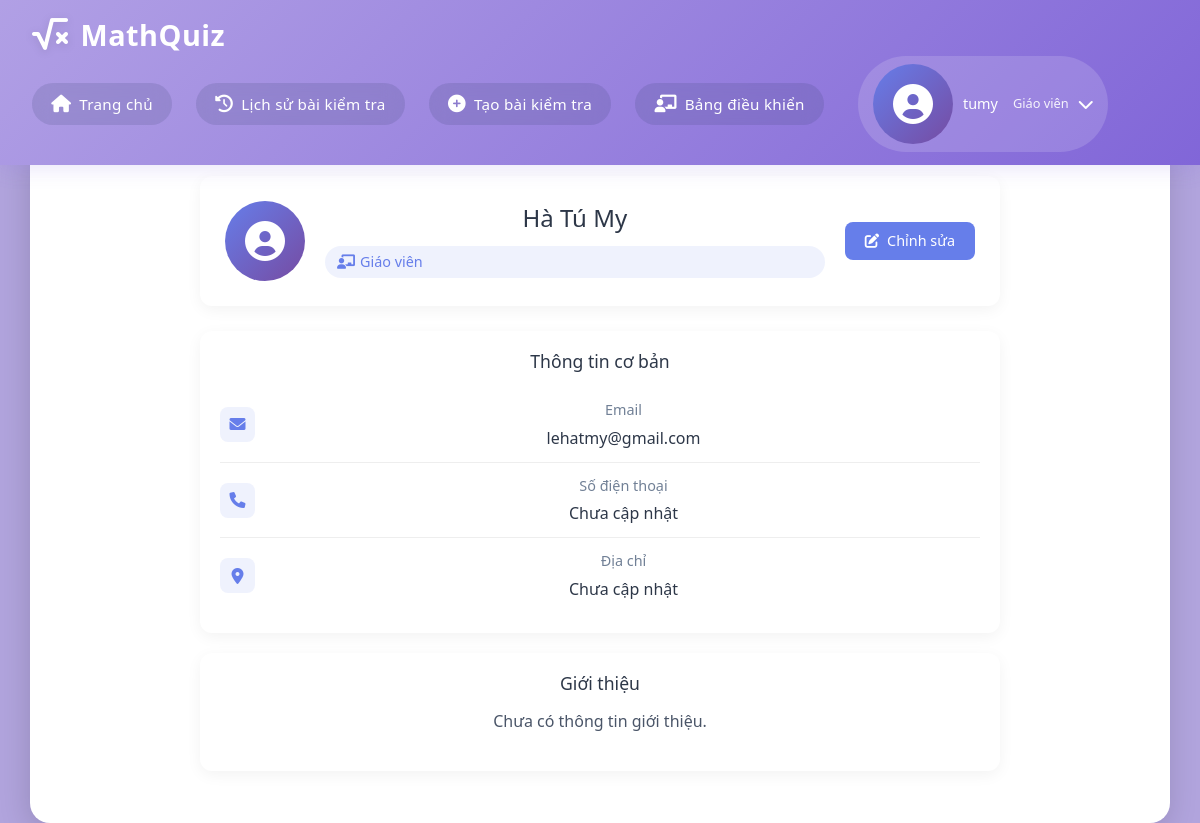
The page /profile (signed in) on the database its author committed.
### app.py (models this page shows)
class User(db.Model):
    id = db.Column(db.Integer , primary_key=True)
    email = db.Column(db.String(120), unique=True, nullable=False)
    username = db.Column(db.String(80), unique=True, nullable=False)
    password = db.Column(db.String(120), nullable=False)
    role = db.Column(db.String(20), nullable=False)  # 'teacher' or 'student'

class UserProfile(db.Model):
    id = db.Column(db.Integer, primary_key=True)
    user_id = db.Column(db.Integer, db.ForeignKey('user.id'), nullable=False)
    full_name = db.Column(db.String(100))
    phone = db.Column(db.String(20))
    address = db.Column(db.String(200))
    bio = db.Column(db.Text)
    avatar = db.Column(db.String(200))
    created_at = db.Column(db.DateTime, default=datetime.utcnow)
    user = db.relationship('User', backref='profile', lazy=True)

### app.py (the view)
@app.route('/profile')
def profile():
    if 'user_id' not in session:
        return redirect(url_for('login'))
    user = User.query.get(session['user_id'])
    user_profile = UserProfile.query.filter_by(user_id=user.id).first()
    if not user_profile:
        user_profile = UserProfile(user_id=user.id)
        db.session.add(user_profile)
        db.session.commit()
    return render_template('profile.html', user=user, profile=user_profile)

### templates/profile.html (shortened to what this page needs)
{% extends "base.html" %}
{% block content %}
<div class="profile-container">
    <div class="profile-header">
        <div class="profile-avatar">
            <i class="fas fa-user-circle"></i>
        </div>
        <div class="profile-info">
            <h1>{{ profile.full_name or user.username }}</h1>
            <span class="role-badge">
                {% if user.role == 'teacher' %}
                    <i class="fas fa-chalkboard-teacher"></i> Giáo viên
                {% else %}
                    <i class="fas fa-user-graduate"></i> Học sinh
                {% endif %}
            </span>
        </div>
        <a href="{{ url_for('edit_profile') }}" class="edit-btn">
            <i class="fas fa-edit"></i> Chỉnh sửa
        </a>
    </div>
    <div class="profile-content">
        <div class="info-card">
            <h2>Thông tin cơ bản</h2>
            <div class="info-item">
                <i class="fas fa-envelope"></i>
                <div class="info-detail">
                    <label>Email</label>
                    <span>{{ user.email }}</span>
                </div>
            </div>
            <div class="info-item">
                <i class="fas fa-phone"></i>
                <div class="info-detail">
                    <label>Số điện thoại</label>
                    <span>{{ profile.phone or 'Chưa cập nhật' }}</span>
                </div>
            </div>
            <div class="info-item">
                <i class="fas fa-map-marker-alt"></i>
                <div class="info-detail">
                    <label>Địa chỉ</label>
                    <span>{{ profile.address or 'Chưa cập nhật' }}</span>
                </div>
            </div>
        </div>
        <div class="info-card">
            <h2>Giới thiệu</h2>
            <p class="bio">{{ profile.bio or 'Chưa có thông tin giới thiệu.' }}</p>
        </div>
    </div>
</div>
{% endblock %}

### templates/base.html (shortened to what this page needs)
<!DOCTYPE html>
<html lang="vi">
<head>
    <link rel="stylesheet" href="{{ url_for('static', filename='css/style.css') }}">
    <link rel="stylesheet" href="https://cdnjs.cloudflare.com/ajax/libs/font-awesome/6.0.0-beta3/css/all.min.css">
    <link href="https://cdn.jsdelivr.net/npm/bootstrap-icons/font/bootstrap-icons.css" rel="stylesheet">
    <link rel="stylesheet" href="https://cdn.jsdelivr.net/npm/bootstrap@5.1.3/dist/css/bootstrap.min.css">
</head>
<body>
    <nav class="navbar">
        <div class="logo">
            <i class="fas fa-square-root-alt"></i>
            MathQuiz
        </div>
        <div class="nav-links">
            <a href="{{ url_for('home') }}">
                <i class="fas fa-home"></i>
                Trang chủ
            </a>
            {% if 'user_id' in session %}
                <a href="{{ url_for('history') }}">
                    <i class="fas fa-history"></i>
                    Lịch sử bài kiểm tra
                </a>
                {% if session['role'] == 'teacher' %}
                    <a href="{{ url_for('create_quiz') }}">
                        <i class="fas fa-plus-circle"></i>
                        Tạo bài kiểm tra
                    </a>
                    <a href="{{ url_for('teacher_dashboard') }}">
                        <i class="fas fa-chalkboard-teacher"></i>
                        Bảng điều khiển
                    </a>
                {% endif %}
                <div class="user-profile-nav">
                    <button class="profile-trigger" onclick="toggleProfileMenu()">
                        <div class="profile-avatar">
                            <i class="fas fa-user-circle"></i>
                        </div>
                        <span class="profile-name">{{ session['username'] }}</span>
                        <span class="profile-role">
                            {% if session['role'] == 'teacher' %}
                                Giáo viên
                            {% else %}
                                Học sinh
                            {% endif %}
                        </span>
                        <i class="fas fa-chevron-down"></i>
                    </button>
                </div>
            {% endif %}
        </div>
    </nav>
    <div class="container">
        {% block content %}{% endblock %}
    </div>
</body>
</html>

### static/css/style.css (style rules this page uses)
:root { --primary-color: #9370DB; --secondary-color: #B19CD9; --background-color: linear-gradient(135deg, #9370DB, #9c83ca, #F8F8FF); --text-color: #333; }
* { margin: 0; padding: 0; box-sizing: border-box; }
html, body { height: 100%; margin: 0; display: flex; flex-direction: column; }
body { font-family: Arial, sans-serif; background-color: var(--background-color); color: var(--text-color); line-height: 1.6; height: 100%; width: 100%; margin: 0; }
.logo { font-size: 30px; font-weight: bold; display: flex; align-items: center; gap: 8px; color: #2c027a; }
.container { width: 100%; text-align: center; margin: 30px auto; }
.navbar { background-color: var(--primary-color); padding: 1rem 2rem; display: flex; justify-content: space-between; align-items: center; box-shadow: 0 2px 4px rgba(0,0,0,0.1); }
p { margin-top: 20px; color: #110e0e; text-align: center; }

### templates/base.html (style rules this page uses)
:root { --primary-color: #b1a0e5; --secondary-color: #8166d8; --background-color: #b1a4dd; --text-color: #333; --shadow: rgba(112, 87, 219, 0.15); }
body { margin: 0; padding: 0; min-height: 100vh; background: var(--background-color); font-family: 'Segoe UI', system-ui, -apple-system, sans-serif; color: var(--text-color); display: flex; flex-direction: column; }
.navbar { background: linear-gradient(135deg, var(--primary-color), var(--secondary-color)); padding: 0.8rem 2rem; box-shadow: 0 4px 20px var(--shadow); position: fixed; width: 100%; top: 0; z-index: 1000; }
.logo { font-size: 1.8rem; font-weight: 600; color: white; text-decoration: none; display: flex; align-items: center; gap: 12px; letter-spacing: 0.5px; }
.logo i { font-size: 2rem; filter: drop-shadow(0 2px 4px rgba(0,0,0,0.1)); }
.nav-links { display: flex; align-items: center; gap: 1.5rem; }
.nav-links a { color: white; text-decoration: none; padding: 0.6rem 1.2rem; border-radius: 50px; font-size: 0.95rem; font-weight: 500; letter-spacing: 0.3px; display: flex; align-items: center; gap: 8px; transition: all 0.3s ease; background: rgba(51, 64, 100, 0.15); backdrop-filter: blur(10px); }
.nav-links a i { font-size: 1.1rem; }
.container { margin-top: 6rem; margin-bottom: 15px; padding: 2rem; background: white; border-radius: 20px; box-shadow: -2px 7px 30px rgb(0 0 0 / 15%); flex: 1; }
.user-profile-nav { position: relative; margin-left: 10px; }
.profile-trigger { display: flex; align-items: center; gap: 10px; background: rgba(255, 255, 255, 0.15); border: none; padding: 8px 15px; border-radius: 50px; color: white; cursor: pointer; transition: all 0.3s ease; }
.profile-avatar { width: 32px; height: 32px; border-radius: 50%; background: rgba(255, 255, 255, 0.2); display: flex; align-items: center; justify-content: center; }
.profile-avatar i { font-size: 18px; color: white; }
.profile-name { font-weight: 500; font-size: 0.9rem; }
.profile-role { font-size: 0.8rem; opacity: 0.9; margin-left: 5px; }
.profile-info { display: flex; flex-direction: column; gap: 5px; }

### rows shown on the page
User: username "tumy", email "lehatmy@gmail.com"
UserProfile: full_name "Hà Tú My", phone "Chưa cập nhật", address "Chưa cập nhật", bio "Chưa có thông tin giới thiệu."
